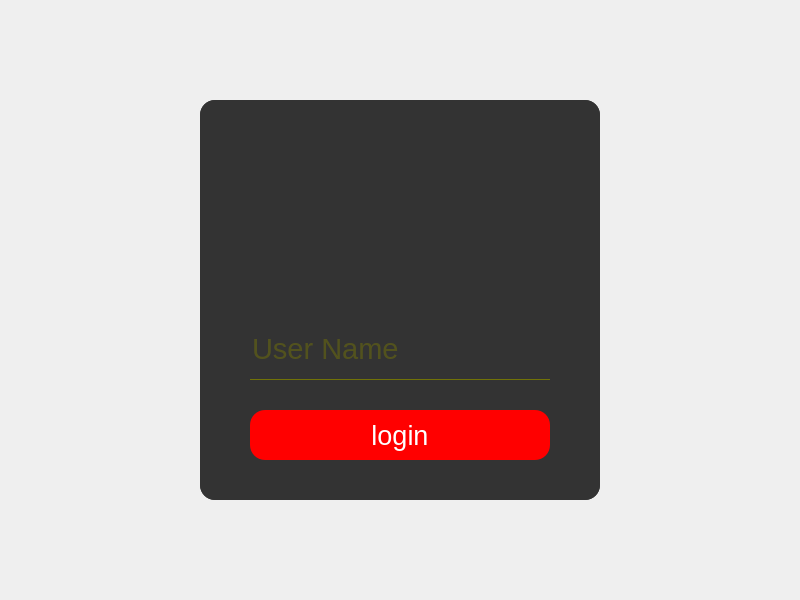
<?xml version="1.0" encoding="UTF-8"?>
<ui version="4.0">
 <class>Login</class>
 <widget class="QWidget" name="Login">
  <property name="geometry">
   <rect>
    <x>0</x>
    <y>0</y>
    <width>800</width>
    <height>600</height>
   </rect>
  </property>
  <property name="windowTitle">
   <string>Login</string>
  </property>
  <layout class="QGridLayout" name="gridLayout">
   <property name="leftMargin">
    <number>0</number>
   </property>
   <property name="topMargin">
    <number>0</number>
   </property>
   <property name="rightMargin">
    <number>0</number>
   </property>
   <property name="bottomMargin">
    <number>0</number>
   </property>
   <item row="0" column="0">
    <widget class="QStackedWidget" name="stackedWidget">
     <property name="currentIndex">
      <number>0</number>
     </property>
     <widget class="QWidget" name="enterAccount">
      <widget class="QFrame" name="frame">
       <property name="geometry">
        <rect>
         <x>200</x>
         <y>100</y>
         <width>400</width>
         <height>400</height>
        </rect>
       </property>
       <property name="styleSheet">
        <string notr="true">QFrame{
	background:#333;
	border-radius:15px;
}
QLabel{
	color:white;
}
QPushButton{
	border-radius:15px;
	background:red;
	color:white;
}
QPushButton:hover{
	border-radius:15px;
	background:#94edff;
	color:white;
}
QLineEdit{
background:transparent;
border:none;
color:#717207;
border-bottom:1px solid #717207;

}</string>
       </property>
       <property name="frameShape">
        <enum>QFrame::StyledPanel</enum>
       </property>
       <property name="frameShadow">
        <enum>QFrame::Raised</enum>
       </property>
       <widget class="QLineEdit" name="account">
        <property name="geometry">
         <rect>
          <x>50</x>
          <y>219</y>
          <width>300</width>
          <height>61</height>
         </rect>
        </property>
        <property name="font">
         <font>
          <pointsize>22</pointsize>
         </font>
        </property>
        <property name="locale">
         <locale language="English" country="UnitedStates"/>
        </property>
        <property name="inputMethodHints">
         <set>Qt::ImhLatinOnly</set>
        </property>
        <property name="maxLength">
         <number>20</number>
        </property>
        <property name="placeholderText">
         <string>User Name</string>
        </property>
       </widget>
       <widget class="QPushButton" name="login">
        <property name="geometry">
         <rect>
          <x>50</x>
          <y>310</y>
          <width>300</width>
          <height>50</height>
         </rect>
        </property>
        <property name="font">
         <font>
          <pointsize>20</pointsize>
         </font>
        </property>
        <property name="text">
         <string>login</string>
        </property>
       </widget>
       <widget class="QLabel" name="corePic">
        <property name="geometry">
         <rect>
          <x>0</x>
          <y>0</y>
          <width>400</width>
          <height>400</height>
         </rect>
        </property>
        <property name="text">
         <string/>
        </property>
        <property name="pixmap">
         <pixmap>background/wall_core.png</pixmap>
        </property>
        <property name="scaledContents">
         <bool>true</bool>
        </property>
        <property name="alignment">
         <set>Qt::AlignCenter</set>
        </property>
       </widget>
       <widget class="QLabel" name="characterMovie">
        <property name="geometry">
         <rect>
          <x>140</x>
          <y>-20</y>
          <width>121</width>
          <height>201</height>
         </rect>
        </property>
        <property name="autoFillBackground">
         <bool>false</bool>
        </property>
        <property name="styleSheet">
         <string notr="true">QLabel{
	border-radius:60px;
	background-color: rgba(255, 255, 224, 0%);
}</string>
        </property>
        <property name="text">
         <string/>
        </property>
        <property name="pixmap">
         <pixmap resource="testWidget.qrc">:/skin/Resources/skin/knight.gif</pixmap>
        </property>
       </widget>
       <zorder>corePic</zorder>
       <zorder>account</zorder>
       <zorder>login</zorder>
       <zorder>characterMovie</zorder>
      </widget>
      <widget class="QLabel" name="backPic">
       <property name="geometry">
        <rect>
         <x>0</x>
         <y>0</y>
         <width>800</width>
         <height>600</height>
        </rect>
       </property>
       <property name="text">
        <string/>
       </property>
       <property name="pixmap">
        <pixmap resource="testWidget.qrc">:/background/Resources/background/wall.png</pixmap>
       </property>
       <property name="scaledContents">
        <bool>true</bool>
       </property>
      </widget>
      <zorder>backPic</zorder>
      <zorder>frame</zorder>
     </widget>
     <widget class="QWidget" name="waiting">
      <widget class="QLabel" name="label">
       <property name="geometry">
        <rect>
         <x>510</x>
         <y>350</y>
         <width>72</width>
         <height>15</height>
        </rect>
       </property>
       <property name="text">
        <string>等待界面</string>
       </property>
      </widget>
     </widget>
    </widget>
   </item>
  </layout>
 </widget>
 <layoutdefault spacing="6" margin="11"/>
 <resources>
  <include location="testWidget.qrc"/>
 </resources>
 <connections>
  <connection>
   <sender>login</sender>
   <signal>clicked()</signal>
   <receiver>Login</receiver>
   <slot>loginToServer()</slot>
   <hints>
    <hint type="sourcelabel">
     <x>535</x>
     <y>499</y>
    </hint>
    <hint type="destinationlabel">
     <x>754</x>
     <y>498</y>
    </hint>
   </hints>
  </connection>
 </connections>
 <slots>
  <slot>loginToServer()</slot>
 </slots>
</ui>
